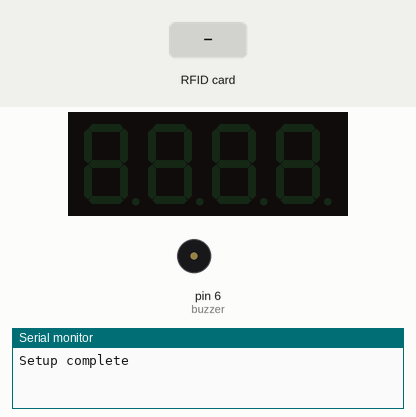
This sketch was run on a simulated Arduino Uno, built with avr-gcc and run on an emulated ATmega328P. Shown: 4-digit seven-segment display, buzzer (waves = sounding), the last lines printed to the serial monitor. The inputs (shaded band) are chosen by the test bench.

Above: at 1.2 s.
1.3 s: RFID card F2 41 BF 24 held to the reader
At 3.5 s:
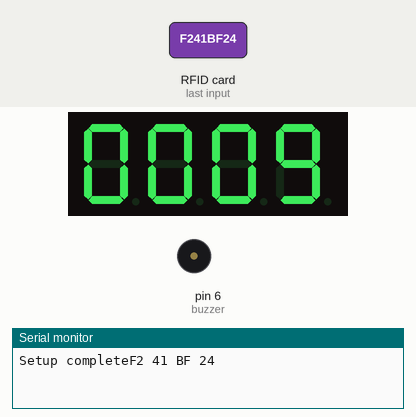
4.3 s: RFID card 34 55 5A 89 held to the reader
At 4.64 s:
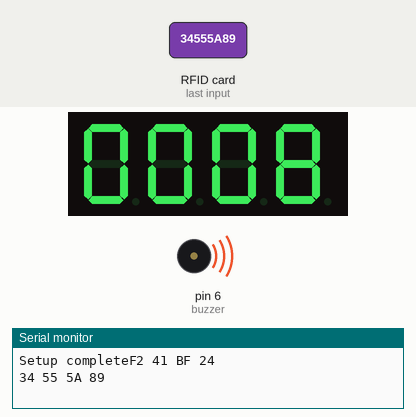
At 6.1 s:
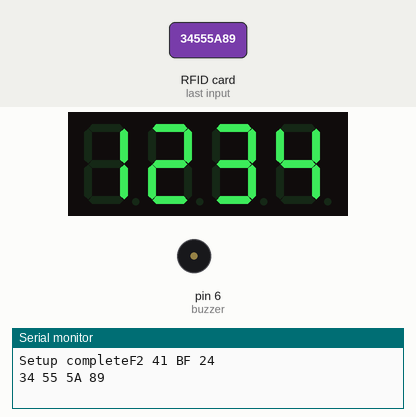
Timing chart, 0 to 7.6 s (numbered marks = the images above; inputs shaded):
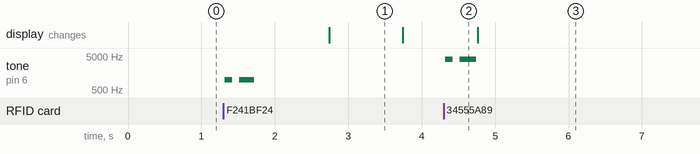

The sketch:

sketch_jul29a.ino
```cpp
#include <TimerOne.h>

#include <SPI.h> // SPI-Bibiothek hinzufügen

#include <MFRC522.h> // RFID-Bibiothek hinzufügen
#include <Servo.h>
#include <TM1637.h>


#define SS_PIN 10
#define RST_PIN 9

#define CLK 2
#define DIO 3

MFRC522 mfrc522(SS_PIN, RST_PIN); // RFID-Empfänger benennen
TM1637 tm1637(CLK, DIO);

const int buzzer = 6;

int counter = 10;
bool acceptRFID = false;

byte white_key[] = {0xF2, 0x41, 0xBF, 0x24};
byte blue_key[] = {0x34, 0x55, 0x5A, 0x89};

void setup() // Beginn des Setups:

{

  Serial.begin(9600); // Serielle Verbindung starten (Monitor)

  SPI.begin(); // SPI-Verbindung aufbauen

  tm1637.init();
  tm1637.set(BRIGHTEST);//BRIGHT_TYPICAL = 2,BRIGHT_DARKEST = 0,BRIGHTEST = 7;

  mfrc522.PCD_Init(); // Initialisierung des RFID-Empfängers

  Serial.print("Setup complete");

  pinMode(buzzer, OUTPUT);
  //    for (int i=100; i<10000; i = i + 100){
  //      Serial.println(i);
  //      tone(buzzer, i);
  //      delay(500);
  //      noTone(buzzer);
  //      delay(100);
  //    }
}

void printKey() {
  for (byte i = 0; i < mfrc522.uid.size; i++) {
    Serial.print(mfrc522.uid.uidByte[i], HEX);
    Serial.print(" ");
  }
  Serial.println();
}

void countdown() {
  counter--;

  tm1637.display(3, counter / 1 % 10);
  tm1637.display(2, counter / 10 % 10);
  tm1637.display(1, counter / 100 % 10);
  tm1637.display(0, counter / 1000 % 10);

  if (counter <= 0) {
    acceptRFID = false;
    Timer1.detachInterrupt();
  }
}

void startCountdown() {
  counter = 10;
  acceptRFID = true;
  Timer1.initialize();
  Timer1.attachInterrupt(countdown);
}

bool isKey(byte key[]) {
  for (byte i = 0; i < mfrc522.uid.size; i++) {
    if (mfrc522.uid.uidByte[i] != key[i]) {
      return false;
    }
  }
  return true;
}

void displayCode() {
  Timer1.detachInterrupt();
  tm1637.display(3, 4);
  tm1637.display(2, 3);
  tm1637.display(1, 2);
  tm1637.display(0, 1);
}

void beep(int freq) {
  tone(buzzer, freq);
  delay(100);

  noTone(buzzer);
  delay(100);

  tone(buzzer, freq);
  delay(200);

  noTone(buzzer);
}

void loop() {
  if (!mfrc522.PICC_IsNewCardPresent()) {
    return;
  }

  if (!mfrc522.PICC_ReadCardSerial()) {
    return;
  }

  printKey();

  if (isKey(white_key)) {
    beep(1000);
    startCountdown();
  }

  if (acceptRFID && isKey(blue_key)) {
    beep(4000);
    displayCode();
  }
}
```

Measured:
- after the input at 1.3 s, tone on pin 6 (buzzer): silent → 1000 Hz at once, → silent 0.10 s later, → 1000 Hz 0.10 s later, → silent 0.20 s later; the display: changes after 1.4 s (image 1)
- after the input at 4.3 s, tone on pin 6 (buzzer): silent → 4000 Hz at once, → silent 0.10 s later, → 4000 Hz 0.10 s later, → silent 0.22 s later
